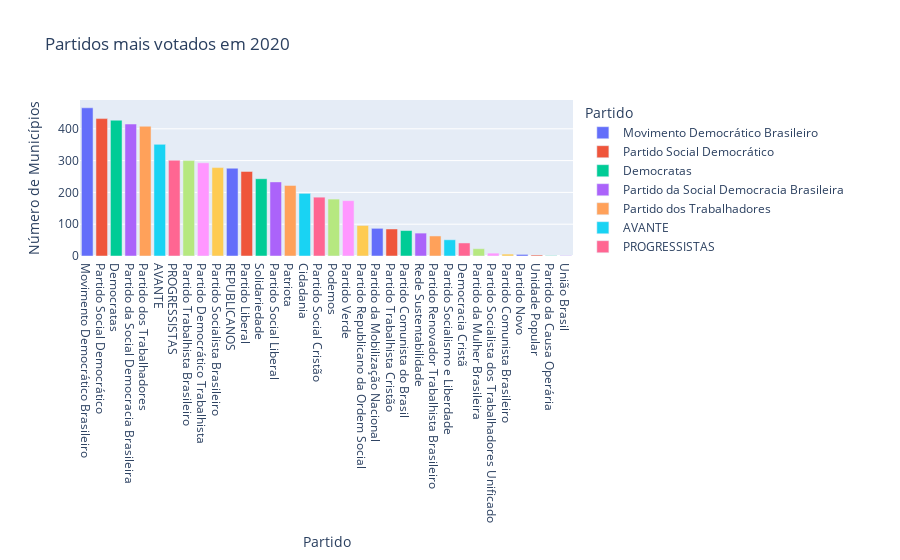

Write notebook code for a chart like this one.
### Markdown cell above
## Gráficos dos partidos mais votados nos anos de 2020 e 2024

### Code cell
gerar_grafico_partidos_mais_votados(candidatos_mais_votados_2020, 2020)

### Figure 1 — Plotly figure (JSON) as saved in the notebook; plotly's stock layout.template omitted (floating-point values rounded to 4 significant figures)
{"data": [{"alignmentgroup": "True", "hovertemplate": "Partido=%{x}<br>Número de Municípios=%{y}<extra></extra>", "legendgroup": "Movimento Democrático Brasileiro", "marker": {"color": "#636efa", "pattern": {"shape": ""}}, "name": "Movimento Democrático Brasileiro", "offsetgroup": "Movimento Democrático Brasileiro", "orientation": "v", "showlegend": true, "textposition": "auto", "type": "bar", "x": ["Movimento Democrático Brasileiro"], "xaxis": "x", "y": [466], "yaxis": "y"}, {"alignmentgroup": "True", "hovertemplate": "Partido=%{x}<br>Número de Municípios=%{y}<extra></extra>", "legendgroup": "Partido Social Democrático", "marker": {"color": "#EF553B", "pattern": {"shape": ""}}, "name": "Partido Social Democrático", "offsetgroup": "Partido Social Democrático", "orientation": "v", "showlegend": true, "textposition": "auto", "type": "bar", "x": ["Partido Social Democrático"], "xaxis": "x", "y": [432], "yaxis": "y"}, {"alignmentgroup": "True", "hovertemplate": "Partido=%{x}<br>Número de Municípios=%{y}<extra></extra>", "legendgroup": "Democratas", "marker": {"color": "#00cc96", "pattern": {"shape": ""}}, "name": "Democratas", "offsetgroup": "Democratas", "orientation": "v", "showlegend": true, "textposition": "auto", "type": "bar", "x": ["Democratas"], "xaxis": "x", "y": [427], "yaxis": "y"}, {"alignmentgroup": "True", "hovertemplate": "Partido=%{x}<br>Número de Municípios=%{y}<extra></extra>", "legendgroup": "Partido da Social Democracia Brasileira", "marker": {"color": "#ab63fa", "pattern": {"shape": ""}}, "name": "Partido da Social Democracia Brasileira", "offsetgroup": "Partido da Social Democracia Brasileira", "orientation": "v", "showlegend": true, "textposition": "auto", "type": "bar", "x": ["Partido da Social Democracia Brasileira"], "xaxis": "x", "y": [415], "yaxis": "y"}, {"alignmentgroup": "True", "hovertemplate": "Partido=%{x}<br>Número de Municípios=%{y}<extra></extra>", "legendgroup": "Partido dos Trabalhadores", "marker": {"color": "#FFA15A", "pattern": {"shape": ""}}, "name": "Partido dos Trabalhadores", "offsetgroup": "Partido dos Trabalhadores", "orientation": "v", "showlegend": true, "textposition": "auto", "type": "bar", "x": ["Partido dos Trabalhadores"], "xaxis": "x", "y": [408], "yaxis": "y"}, {"alignmentgroup": "True", "hovertemplate": "Partido=%{x}<br>Número de Municípios=%{y}<extra></extra>", "legendgroup": "AVANTE", "marker": {"color": "#19d3f3", "pattern": {"shape": ""}}, "name": "AVANTE", "offsetgroup": "AVANTE", "orientation": "v", "showlegend": true, "textposition": "auto", "type": "bar", "x": ["AVANTE"], "xaxis": "x", "y": [351], "yaxis": "y"}, {"alignmentgroup": "True", "hovertemplate": "Partido=%{x}<br>Número de Municípios=%{y}<extra></extra>", "legendgroup": "PROGRESSISTAS", "marker": {"color": "#FF6692", "pattern": {"shape": ""}}, "name": "PROGRESSISTAS", "offsetgroup": "PROGRESSISTAS", "orientation": "v", "showlegend": true, "textposition": "auto", "type": "bar", "x": ["PROGRESSISTAS"], "xaxis": "x", "y": [301], "yaxis": "y"}, {"alignmentgroup": "True", "hovertemplate": "Partido=%{x}<br>Número de Municípios=%{y}<extra></extra>", "legendgroup": "Partido Trabalhista Brasileiro", "marker": {"color": "#B6E880", "pattern": {"shape": ""}}, "name": "Partido Trabalhista Brasileiro", "offsetgroup": "Partido Trabalhista Brasileiro", "orientation": "v", "showlegend": true, "textposition": "auto", "type": "bar", "x": ["Partido Trabalhista Brasileiro"], "xaxis": "x", "y": [300], "yaxis": "y"}, {"alignmentgroup": "True", "hovertemplate": "Partido=%{x}<br>Número de Municípios=%{y}<extra></extra>", "legendgroup": "Partido Democrático Trabalhista", "marker": {"color": "#FF97FF", "pattern": {"shape": ""}}, "name": "Partido Democrático Trabalhista", "offsetgroup": "Partido Democrático Trabalhista", "orientation": "v", "showlegend": true, "textposition": "auto", "type": "bar", "x": ["Partido Democrático Trabalhista"], "xaxis": "x", "y": [293], "yaxis": "y"}, {"alignmentgroup": "True", "hovertemplate": "Partido=%{x}<br>Número de Municípios=%{y}<extra></extra>", "legendgroup": "Partido Socialista Brasileiro", "marker": {"color": "#FECB52", "pattern": {"shape": ""}}, "name": "Partido Socialista Brasileiro", "offsetgroup": "Partido Socialista Brasileiro", "orientation": "v", "showlegend": true, "textposition": "auto", "type": "bar", "x": ["Partido Socialista Brasileiro"], "xaxis": "x", "y": [278], "yaxis": "y"}, {"alignmentgroup": "True", "hovertemplate": "Partido=%{x}<br>Número de Municípios=%{y}<extra></extra>", "legendgroup": "REPUBLICANOS", "marker": {"color": "#636efa", "pattern": {"shape": ""}}, "name": "REPUBLICANOS", "offsetgroup": "REPUBLICANOS", "orientation": "v", "showlegend": true, "textposition": "auto", "type": "bar", "x": ["REPUBLICANOS"], "xaxis": "x", "y": [276], "yaxis": "y"}, {"alignmentgroup": "True", "hovertemplate": "Partido=%{x}<br>Número de Municípios=%{y}<extra></extra>", "legendgroup": "Partido Liberal", "marker": {"color": "#EF553B", "pattern": {"shape": ""}}, "name": "Partido Liberal", "offsetgroup": "Partido Liberal", "orientation": "v", "showlegend": true, "textposition": "auto", "type": "bar", "x": ["Partido Liberal"], "xaxis": "x", "y": [266], "yaxis": "y"}, {"alignmentgroup": "True", "hovertemplate": "Partido=%{x}<br>Número de Municípios=%{y}<extra></extra>", "legendgroup": "Solidariedade", "marker": {"color": "#00cc96", "pattern": {"shape": ""}}, "name": "Solidariedade", "offsetgroup": "Solidariedade", "orientation": "v", "showlegend": true, "textposition": "auto", "type": "bar", "x": ["Solidariedade"], "xaxis": "x", "y": [243], "yaxis": "y"}, {"alignmentgroup": "True", "hovertemplate": "Partido=%{x}<br>Número de Municípios=%{y}<extra></extra>", "legendgroup": "Partido Social Liberal", "marker": {"color": "#ab63fa", "pattern": {"shape": ""}}, "name": "Partido Social Liberal", "offsetgroup": "Partido Social Liberal", "orientation": "v", "showlegend": true, "textposition": "auto", "type": "bar", "x": ["Partido Social Liberal"], "xaxis": "x", "y": [233], "yaxis": "y"}, {"alignmentgroup": "True", "hovertemplate": "Partido=%{x}<br>Número de Municípios=%{y}<extra></extra>", "legendgroup": "Patriota", "marker": {"color": "#FFA15A", "pattern": {"shape": ""}}, "name": "Patriota", "offsetgroup": "Patriota", "orientation": "v", "showlegend": true, "textposition": "auto", "type": "bar", "x": ["Patriota"], "xaxis": "x", "y": [222], "yaxis": "y"}, {"alignmentgroup": "True", "hovertemplate": "Partido=%{x}<br>Número de Municípios=%{y}<extra></extra>", "legendgroup": "Cidadania", "marker": {"color": "#19d3f3", "pattern": {"shape": ""}}, "name": "Cidadania", "offsetgroup": "Cidadania", "orientation": "v", "showlegend": true, "textposition": "auto", "type": "bar", "x": ["Cidadania"], "xaxis": "x", "y": [197], "yaxis": "y"}, {"alignmentgroup": "True", "hovertemplate": "Partido=%{x}<br>Número de Municípios=%{y}<extra></extra>", "legendgroup": "Partido Social Cristão", "marker": {"color": "#FF6692", "pattern": {"shape": ""}}, "name": "Partido Social Cristão", "offsetgroup": "Partido Social Cristão", "orientation": "v", "showlegend": true, "textposition": "auto", "type": "bar", "x": ["Partido Social Cristão"], "xaxis": "x", "y": [185], "yaxis": "y"}, {"alignmentgroup": "True", "hovertemplate": "Partido=%{x}<br>Número de Municípios=%{y}<extra></extra>", "legendgroup": "Podemos", "marker": {"color": "#B6E880", "pattern": {"shape": ""}}, "name": "Podemos", "offsetgroup": "Podemos", "orientation": "v", "showlegend": true, "textposition": "auto", "type": "bar", "x": ["Podemos"], "xaxis": "x", "y": [179], "yaxis": "y"}, {"alignmentgroup": "True", "hovertemplate": "Partido=%{x}<br>Número de Municípios=%{y}<extra></extra>", "legendgroup": "Partido Verde", "marker": {"color": "#FF97FF", "pattern": {"shape": ""}}, "name": "Partido Verde", "offsetgroup": "Partido Verde", "orientation": "v", "showlegend": true, "textposition": "auto", "type": "bar", "x": ["Partido Verde"], "xaxis": "x", "y": [174], "yaxis": "y"}, {"alignmentgroup": "True", "hovertemplate": "Partido=%{x}<br>Número de Municípios=%{y}<extra></extra>", "legendgroup": "Partido Republicano da Ordem Social", "marker": {"color": "#FECB52", "pattern": {"shape": ""}}, "name": "Partido Republicano da Ordem Social", "offsetgroup": "Partido Republicano da Ordem Social", "orientation": "v", "showlegend": true, "textposition": "auto", "type": "bar", "x": ["Partido Republicano da Ordem Social"], "xaxis": "x", "y": [96], "yaxis": "y"}, {"alignmentgroup": "True", "hovertemplate": "Partido=%{x}<br>Número de Municípios=%{y}<extra></extra>", "legendgroup": "Partido da Mobilização Nacional", "marker": {"color": "#636efa", "pattern": {"shape": ""}}, "name": "Partido da Mobilização Nacional", "offsetgroup": "Partido da Mobilização Nacional", "orientation": "v", "showlegend": true, "textposition": "auto", "type": "bar", "x": ["Partido da Mobilização Nacional"], "xaxis": "x", "y": [87], "yaxis": "y"}, {"alignmentgroup": "True", "hovertemplate": "Partido=%{x}<br>Número de Municípios=%{y}<extra></extra>", "legendgroup": "Partido Trabalhista Cristão", "marker": {"color": "#EF553B", "pattern": {"shape": ""}}, "name": "Partido Trabalhista Cristão", "offsetgroup": "Partido Trabalhista Cristão", "orientation": "v", "showlegend": true, "textposition": "auto", "type": "bar", "x": ["Partido Trabalhista Cristão"], "xaxis": "x", "y": [85], "yaxis": "y"}, {"alignmentgroup": "True", "hovertemplate": "Partido=%{x}<br>Número de Municípios=%{y}<extra></extra>", "legendgroup": "Partido Comunista do Brasil", "marker": {"color": "#00cc96", "pattern": {"shape": ""}}, "name": "Partido Comunista do Brasil", "offsetgroup": "Partido Comunista do Brasil", "orientation": "v", "showlegend": true, "textposition": "auto", "type": "bar", "x": ["Partido Comunista do Brasil"], "xaxis": "x", "y": [80], "yaxis": "y"}, {"alignmentgroup": "True", "hovertemplate": "Partido=%{x}<br>Número de Municípios=%{y}<extra></extra>", "legendgroup": "Rede Sustentabilidade", "marker": {"color": "#ab63fa", "pattern": {"shape": ""}}, "name": "Rede Sustentabilidade", "offsetgroup": "Rede Sustentabilidade", "orientation": "v", "showlegend": true, "textposition": "auto", "type": "bar", "x": ["Rede Sustentabilidade"], "xaxis": "x", "y": [72], "yaxis": "y"}, {"alignmentgroup": "True", "hovertemplate": "Partido=%{x}<br>Número de Municípios=%{y}<extra></extra>", "legendgroup": "Partido Renovador Trabalhista Brasileiro", "marker": {"color": "#FFA15A", "pattern": {"shape": ""}}, "name": "Partido Renovador Trabalhista Brasileiro", "offsetgroup": "Partido Renovador Trabalhista Brasileiro", "orientation": "v", "showlegend": true, "textposition": "auto", "type": "bar", "x": ["Partido Renovador Trabalhista Brasileiro"], "xaxis": "x", "y": [63], "yaxis": "y"}, {"alignmentgroup": "True", "hovertemplate": "Partido=%{x}<br>Número de Municípios=%{y}<extra></extra>", "legendgroup": "Partido Socialismo e Liberdade", "marker": {"color": "#19d3f3", "pattern": {"shape": ""}}, "name": "Partido Socialismo e Liberdade", "offsetgroup": "Partido Socialismo e Liberdade", "orientation": "v", "showlegend": true, "textposition": "auto", "type": "bar", "x": ["Partido Socialismo e Liberdade"], "xaxis": "x", "y": [51], "yaxis": "y"}, {"alignmentgroup": "True", "hovertemplate": "Partido=%{x}<br>Número de Municípios=%{y}<extra></extra>", "legendgroup": "Democracia Cristã", "marker": {"color": "#FF6692", "pattern": {"shape": ""}}, "name": "Democracia Cristã", "offsetgroup": "Democracia Cristã", "orientation": "v", "showlegend": true, "textposition": "auto", "type": "bar", "x": ["Democracia Cristã"], "xaxis": "x", "y": [41], "yaxis": "y"}, {"alignmentgroup": "True", "hovertemplate": "Partido=%{x}<br>Número de Municípios=%{y}<extra></extra>", "legendgroup": "Partido da Mulher Brasileira", "marker": {"color": "#B6E880", "pattern": {"shape": ""}}, "name": "Partido da Mulher Brasileira", "offsetgroup": "Partido da Mulher Brasileira", "orientation": "v", "showlegend": true, "textposition": "auto", "type": "bar", "x": ["Partido da Mulher Brasileira"], "xaxis": "x", "y": [23], "yaxis": "y"}, {"alignmentgroup": "True", "hovertemplate": "Partido=%{x}<br>Número de Municípios=%{y}<extra></extra>", "legendgroup": "Partido Socialista dos Trabalhadores Unificado", "marker": {"color": "#FF97FF", "pattern": {"shape": ""}}, "name": "Partido Socialista dos Trabalhadores Unificado", "offsetgroup": "Partido Socialista dos Trabalhadores Unificado", "orientation": "v", "showlegend": true, "textposition": "auto", "type": "bar", "x": ["Partido Socialista dos Trabalhadores Unificado"], "xaxis": "x", "y": [9], "yaxis": "y"}, {"alignmentgroup": "True", "hovertemplate": "Partido=%{x}<br>Número de Municípios=%{y}<extra></extra>", "legendgroup": "Partido Comunista Brasileiro", "marker": {"color": "#FECB52", "pattern": {"shape": ""}}, "name": "Partido Comunista Brasileiro", "offsetgroup": "Partido Comunista Brasileiro", "orientation": "v", "showlegend": true, "textposition": "auto", "type": "bar", "x": ["Partido Comunista Brasileiro"], "xaxis": "x", "y": [6], "yaxis": "y"}, {"alignmentgroup": "True", "hovertemplate": "Partido=%{x}<br>Número de Municípios=%{y}<extra></extra>", "legendgroup": "Partido Novo", "marker": {"color": "#636efa", "pattern": {"shape": ""}}, "name": "Partido Novo", "offsetgroup": "Partido Novo", "orientation": "v", "showlegend": true, "textposition": "auto", "type": "bar", "x": ["Partido Novo"], "xaxis": "x", "y": [5], "yaxis": "y"}, {"alignmentgroup": "True", "hovertemplate": "Partido=%{x}<br>Número de Municípios=%{y}<extra></extra>", "legendgroup": "Unidade Popular", "marker": {"color": "#EF553B", "pattern": {"shape": ""}}, "name": "Unidade Popular", "offsetgroup": "Unidade Popular", "orientation": "v", "showlegend": true, "textposition": "auto", "type": "bar", "x": ["Unidade Popular"], "xaxis": "x", "y": [3], "yaxis": "y"}, {"alignmentgroup": "True", "hovertemplate": "Partido=%{x}<br>Número de Municípios=%{y}<extra></extra>", "legendgroup": "Partido da Causa Operária", "marker": {"color": "#00cc96", "pattern": {"shape": ""}}, "name": "Partido da Causa Operária", "offsetgroup": "Partido da Causa Operária", "orientation": "v", "showlegend": true, "textposition": "auto", "type": "bar", "x": ["Partido da Causa Operária"], "xaxis": "x", "y": [1], "yaxis": "y"}, {"alignmentgroup": "True", "hovertemplate": "Partido=%{x}<br>Número de Municípios=%{y}<extra></extra>", "legendgroup": "União Brasil", "marker": {"color": "#ab63fa", "pattern": {"shape": ""}}, "name": "União Brasil", "offsetgroup": "União Brasil", "orientation": "v", "showlegend": true, "textposition": "auto", "type": "bar", "x": ["União Brasil"], "xaxis": "x", "y": [1], "yaxis": "y"}], "layout": {"barmode": "relative", "legend": {"title": {"text": "Partido"}, "tracegroupgap": 0}, "title": {"text": "Partidos mais votados em 2020"}, "xaxis": {"anchor": "y", "categoryarray": ["Movimento Democrático Brasileiro", "Partido Social Democrático", "Democratas", "Partido da Social Democracia Brasileira", "Partido dos Trabalhadores", "AVANTE", "PROGRESSISTAS", "Partido Trabalhista Brasileiro", "Partido Democrático Trabalhista", "Partido Socialista Brasileiro", "REPUBLICANOS", "Partido Liberal", "Solidariedade", "Partido Social Liberal", "Patriota", "Cidadania", "Partido Social Cristão", "Podemos", "Partido Verde", "Partido Republicano da Ordem Social", "Partido da Mobilização Nacional", "Partido Trabalhista Cristão", "Partido Comunista do Brasil", "Rede Sustentabilidade", "Partido Renovador Trabalhista Brasileiro", "Partido Socialismo e Liberdade", "Democracia Cristã", "Partido da Mulher Brasileira", "Partido Socialista dos Trabalhadores Unificado", "Partido Comunista Brasileiro", "Partido Novo", "Unidade Popular", "Partido da Causa Operária", "União Brasil"], "categoryorder": "array", "domain": [0, 1], "title": {"text": "Partido"}}, "yaxis": {"anchor": "x", "domain": [0, 1], "title": {"text": "Número de Municípios"}}}}
